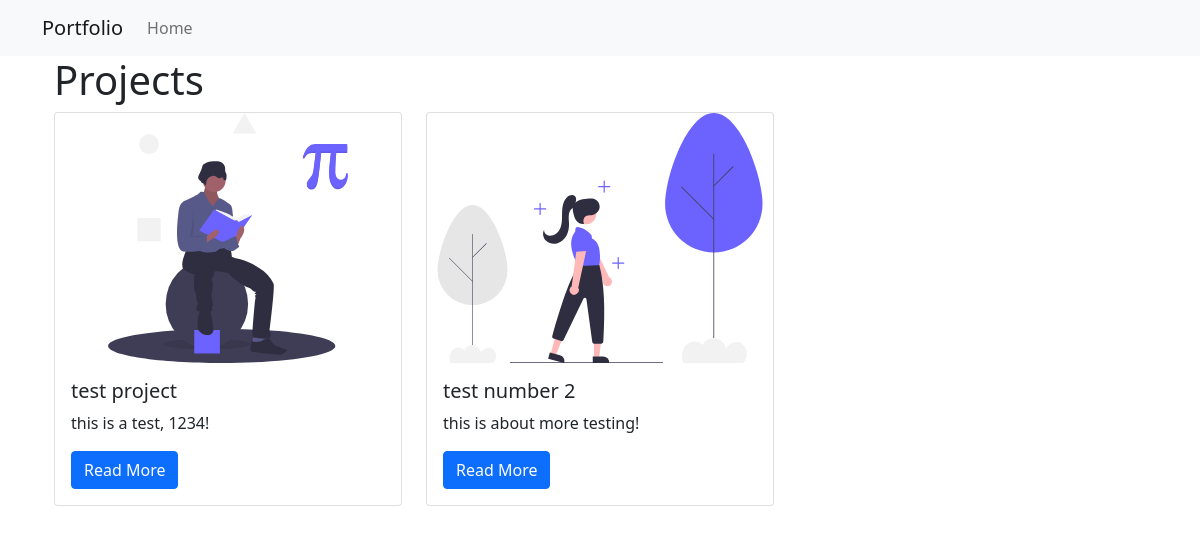
The page /projects/ on the database as committed earlier.
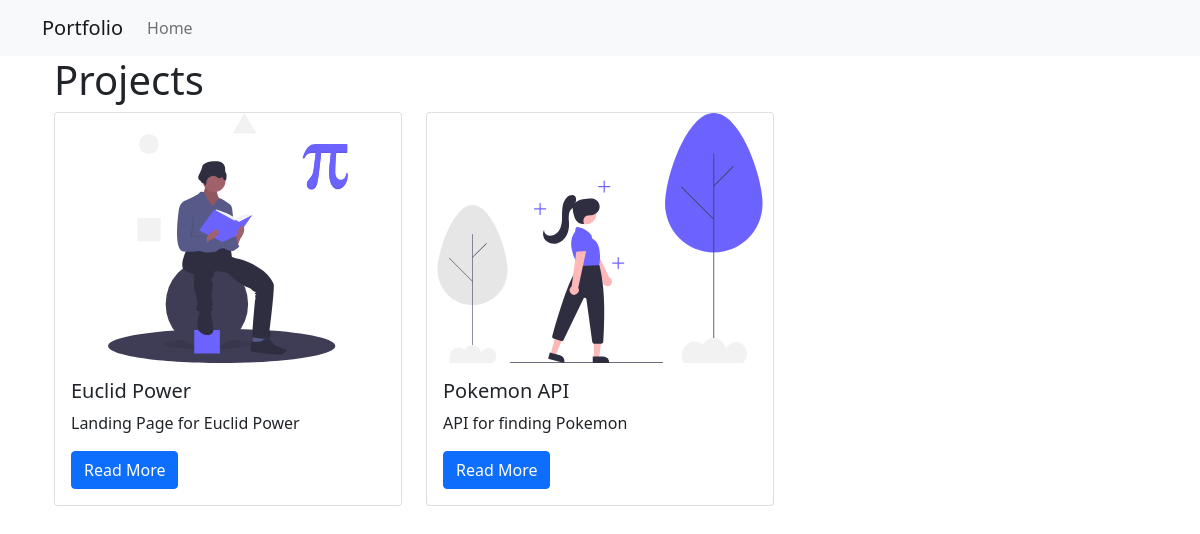
The same page on the database as committed later.
### projects/models.py (models this page shows)
class Project(models.Model):
    title = models.CharField(max_length=100)
    description = models.TextField()
    technology = models.CharField(max_length=20)
    image = models.CharField(max_length=100)

### projects/views.py (the view)
# urls.py: path('', views.all_projects, name='all_projects'),
def all_projects(request):
    projects = Project.objects.all()
    return render(request, 'projects/all_projects.html', {'projects': projects})

### projects/templates/projects/all_projects.html
{% extends 'projects/base.html' %}
{% load static %}
{% block content %}
<div class="container">
  <h1>Projects</h1>
  <div class="row">
    {% for project in projects %}
    <div class="col-md-4">
      <div class="card mb-2">
        <img
        class="card-img-top"
        style="max-height: 250px"
        src="{% static project.image %}"
        alt="image"
        />
        <div class="card-body">
          <h5 class="card-title">{{project.title }}</h5>
          <p class="card-text">{{ project.description }}</p>
          <a href="{% url 'projects:project_detail' project.pk %}" class="btn btn-primary">Read More</a>
        </div>
      </div>
    </div>
    {% endfor %}
  </div>
</div>
{% endblock%}

### projects/templates/projects/base.html (shortened to what this page needs)
<!DOCTYPE html>
<html lang="en">
  <head>
    <link
      href="https://cdn.jsdelivr.net/npm/bootstrap@5.0.0-beta3/dist/css/bootstrap.min.css"
      rel="stylesheet"
    />
  </head>
  <body>
    <nav class="navbar navbar-expand-lg navbar-light bg-light">
      <div class="container">
        <a class="navbar-brand" href="{% url 'projects:all_projects' %}"
          >Portfolio</a
        >
        <div class="collapse navbar-collapse" id="navbarSupportedContent">
          <ul class="navbar-nav mr-auto">
            <li class="nav-item active">
              <a class="nav-link" href="{% url 'projects:all_projects' %}"
                >Home</a
              >
            </li>
          </ul>
        </div>
      </div>
    </nav>
    <div class="container">{% block content %} {% endblock %}</div>
  </body>
</html>

Rows that differ between the two databases and show on the page:
changed Project: title "test project" → "Euclid Power"; description "this is a test, 1234!" → "Landing Page for Euclid Power"
changed Project: title "test number 2" → "Pokemon API"; description "this is about more testing!" → "API for finding Pokemon"
